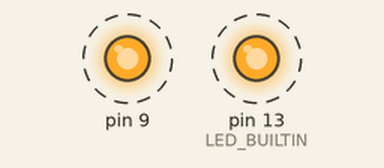
A sketch run on a simulated Arduino Uno, built with avr-gcc and run on an emulated ATmega328P. Shown: output pins drawn as LEDs (lit = HIGH). Dashed ring = blinking.

Above: at 0.5 s.
Timing chart, 0 to 4.6 s (numbered marks = the images above):
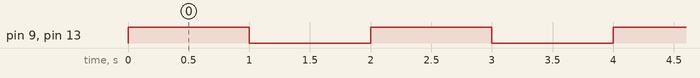

Measured:
- by itself, pin 9, pin 13 (LED_BUILTIN): alternates HIGH for 1.0 s and LOW for 1.0 s

The sketch:

piscando.ino
```cpp
void setup()
{
  pinMode(LED_BUILTIN, OUTPUT);
  pinMode(9, OUTPUT);
}

void loop()
{
  digitalWrite(LED_BUILTIN, HIGH);
  digitalWrite(9, HIGH);
  delay(1000); // Wait for 1000 millisecond(s)
  digitalWrite(LED_BUILTIN, LOW);
  digitalWrite(9, LOW);
  delay(1000); // Wait for 1000 millisecond(s)
}
```
